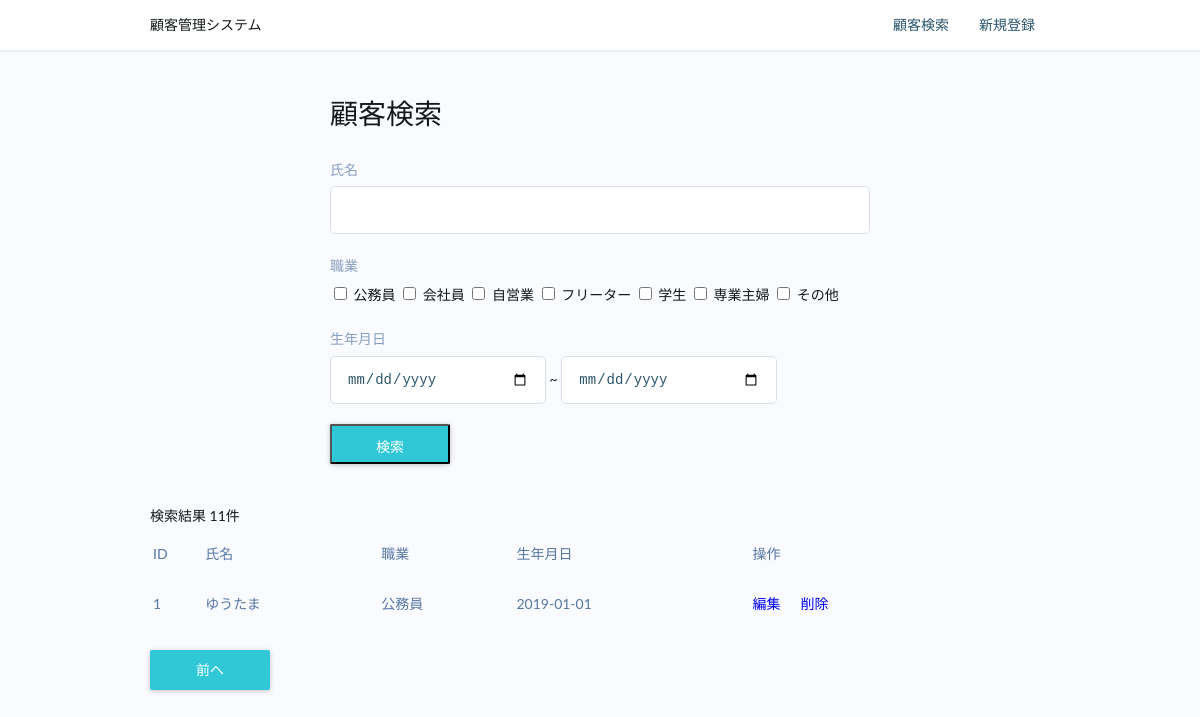
The app's page /paginate.php?page=3 with its own data.
### tables this page shows
CREATE TABLE occupation (
	id INTEGER NOT NULL AUTO_INCREMENT,
	name VARCHAR(20) NOT NULL,
	PRIMARY KEY (id),
	UNIQUE KEY name_index(name)	
);

CREATE TABLE customer (
	id INTEGER NOT NULL AUTO_INCREMENT,
	name VARCHAR(20) NOT NULL,
	introduction VARCHAR(200),
	occupation_id INTEGER NOT NULL,
	birthday DATE NOT NULL,
	created_at TIMESTAMP DEFAULT CURRENT_TIMESTAMP,
	updated_at TIMESTAMP DEFAULT CURRENT_TIMESTAMP,
	PRIMARY KEY (id),
	UNIQUE KEY name_index(name)	
);

### paginate.php (called while the page is built, shortened)
<?php
require 'model/OccupationLogic.php';
require 'model/CustomerLogic.php';
$occupationLogic = new OccupationLogic();
$occupation_master = $occupationLogic->getOccupationList();
$searchform = $_SESSION['searchform'];
$page = 1;
if (isset($_GET['page'])) {
	$page = $_GET['page'];
}
$limit = 5;
$offset = ($limit * ($page - 1));
$customerLogic = new CustomerLogic();
$count = $customerLogic->count(
		$searchform['name'],
		$searchform['occupations'],
		$searchform['from_birthday'],
		$searchform['to_birthday']
);
$customers = $customerLogic->search(
	$searchform['name'],
	$searchform['occupations'],
	$searchform['from_birthday'],
	$searchform['to_birthday'],
	$limit,
	$offset
);
$hasPrevious = ($page == 1) ? false : true;
include 'view/layout_view.php';

### model/OccupationLogic.php (called while the page is built, shortened)
<?php
class OccupationLogic {
	public function getOccupationList() {
		$occupations = null;
		try {
			$con = new PDO('mysql:host=localhost;dbname=cms;charset=utf8', 'root', 'root');
			$con->setAttribute(PDO::ATTR_ERRMODE, PDO::ERRMODE_EXCEPTION);
			$stmt = $con->prepare('SELECT * FROM occupation ORDER BY id ASC');
			$stmt->execute();
			$occupations = $stmt -> fetchAll(PDO::FETCH_ASSOC);
		} catch (PDOException $e) {
			die('データベースに接続できません：' . $e->getMessage());
		}
		return $occupations;
	}
}

### model/CustomerLogic.php (called while the page is built, shortened)
<?php
class CustomerLogic {
	public function count($name, $occupations, $from_birthday, $to_birthday) {
		$count = 0;
		try {
			$con = new PDO('mysql:host=localhost;dbname=cms;charset=utf8', 'root', 'root');
			$con->setAttribute(PDO::ATTR_ERRMODE, PDO::ERRMODE_EXCEPTION);
			$sql = "SELECT COUNT(id) as count FROM customer WHERE 1";
			$stmt = $con->prepare($sql);
			$stmt->execute();
			$count = $stmt -> fetch(PDO::FETCH_ASSOC);
		} catch (PDOException $e) {
			die('データベース接続できません：' . $e->getMessage());
		}
		return $count['count'];
	}
	public function search($name, $occupations, $from_birthday, $to_birthday, $limit, $offset) {
		$customers = array();
		try {
			$con = new PDO('mysql:host=localhost;dbname=cms;charset=utf8', 'root', 'root');
			$con->setAttribute(PDO::ATTR_ERRMODE, PDO::ERRMODE_EXCEPTION);
			$sql = "
				SELECT
					customer.id as customer_id,
					customer.name as customer_name,
					occupation.name as occupation_name,
					customer.birthday as customer_birthday
				FROM customer
				INNER JOIN occupation ON customer.occupation_id = occupation.id
				WHERE 1
			";
			$sql .= " ORDER BY customer.id DESC LIMIT :limit OFFSET :offset";
			$stmt = $con->prepare($sql);
			$stmt->bindParam(':limit', $limit, PDO::PARAM_INT);
			$stmt->bindParam(':offset', $offset, PDO::PARAM_INT);
			$stmt->execute();
			while ($customer = $stmt -> fetch(PDO::FETCH_ASSOC)) {
				$customers[] = $customer;
			}
		} catch (PDOException $e) {
			die('データベース接続できません：' . $e->getMessage());
		}
		return $customers;
	}
}

### view/search_view.php (the view, shortened to what this page needs)
<form class="form-wrapper search-box" action="search.php" method="post">
	<h1 class="heading">顧客検索</h1>
	<div class="form-item">
		<label class="form-label">氏名</label>
		<input type="text" name="name" value="<?php echo htmlspecialchars($searchform['name'], ENT_QUOTES, 'UTF-8') ?>">
	</div>
	<div class="form-item">
		<label class="form-label">職業</label>
		<?php foreach ($occupation_master as $occupation): ?>
			<label for="occupation-<?php echo htmlspecialchars($occupation['id'], ENT_QUOTES, 'UTF-8') ?>">
			<input type="checkbox" name="occupations[]" value="<?php echo htmlspecialchars($occupation['id'], ENT_QUOTES, 'UTF-8') ?>" id="occupation-<?php echo htmlspecialchars($occupation['id'], ENT_QUOTES, 'UTF-8') ?>" <?php if (in_array($occupation['id'], $searchform['occupations'])) echo 'checked' ?>>
			<?php echo htmlspecialchars($occupation['name'], ENT_QUOTES, 'UTF-8') ?>
			</label>
		<?php endforeach; ?>
	</div>
	<div class="form-item">
		<label class="form-label">生年月日</label>
		<input type="date" name="from_birthday" class="search-date" value="<?php echo htmlspecialchars($searchform['from_birthday'], ENT_QUOTES, 'UTF-8') ?>"> ~
		<input type="date" name="to_birthday" class="search-date" value="<?php echo htmlspecialchars($searchform['to_birthday'], ENT_QUOTES, 'UTF-8') ?>">
	</div>
	<input class="form-button" type="submit" value="検索">
</form>
<?php if (count($customers) > 0): ?>
<p>検索結果 <?php echo htmlspecialchars($count, ENT_QUOTES, 'UTF-8') ?>件</p>
<table class="search-result">
	<thead>
		<tr>
			<th>ID</th>
			<th>氏名</th>
			<th>職業</th>
			<th>生年月日</th>
			<th>操作</th>
		</tr>
	</thead>
	<tbody>
		<?php foreach ($customers as $customer): ?>
		<tr>
			<td><?php echo htmlspecialchars($customer['customer_id'], ENT_QUOTES, 'UTF-8') ?></td>
			<td><?php echo htmlspecialchars($customer['customer_name'], ENT_QUOTES, 'UTF-8') ?></td>
			<td><?php echo htmlspecialchars($customer['occupation_name'], ENT_QUOTES, 'UTF-8') ?></td>
			<td><?php echo htmlspecialchars($customer['customer_birthday'], ENT_QUOTES, 'UTF-8') ?></td>
			<td><a href="edit.php?id=<?php echo htmlspecialchars($customer['customer_id'], ENT_QUOTES, 'UTF-8') ?>">編集</a><a href="delete.php?id=<?php echo htmlspecialchars($customer['customer_id'], ENT_QUOTES, 'UTF-8') ?>">削除</a></td>
		</tr>
		<?php endforeach; ?>
	</tbody>
</table>
<div class="pagination clearfix">
	<?php if ($hasPrevious): ?>
		<a href="paginate.php?page=<?php echo $page - 1 ?>" class="form-button float-left">前へ</a>
	<?php endif; ?>
</div>
<?php endif; ?>

### css/style.css (style rules this page uses)
html, body, header, main, footer, ul, ol, li, h1, h2, h3, h4, h5, h6, p, div { margin: 0; padding: 0; }
a { text-decoration: none; }
*, *::before, *::after { box-sizing: border-box; }
.clearfix::after { content: ''; display: block; clear: both; }
h1, h2, h3, h4, h5, h6, th { font-weight: normal; }
body { font-family: Lato, "Hiragino Maru Gothic Pro", "Meiryo UI", Meiryo, "MS PGothic", sans-serif; background-color: #ffffff; color: #13191b; line-height: 1.7; font-size: 14px; }
.search-result { text-align: left; width: 100%; }
.search-result tr { border-bottom: 1px solid rgb(223, 228, 238); color: rgb(88, 118, 163); height: 48px; }
.form-wrapper { width: 60%; margin: 40px auto; }
.heading { margin-bottom: 20px; }
.form-label { color: rgba(88, 118, 163, 0.7); display: block; margin-bottom: 5px; }
.form-item { margin-bottom: 20px; }
input[type="text"], input[type="date"], textarea, select { width: 100%; height: 48px; padding: 16px; color: #2b546a; border: 1px solid #d9e0e7; border-radius: 5px; font-size: 14px; background-color: #ffffff; }
.search-box .search-date { width: 40%; }
.form-button { display: inline-block; text-align: center; width: 120px; height: 40px; line-height: 40px; background-color: rgb(48, 200, 214); color: #ffffff; font-size: 14px; cursor: pointer; border-radius: 2px; transition: all 450ms cubic-bezier(0.23, 1, 0.32, 1) 0ms; box-shadow: rgba(0, 0, 0, 0.12) 0px 1px 6px, rgba(0, 0, 0, 0.12) 0px 1px 4px; }
.search-result a { margin-right: 20px; }
.pagination { margin-top: 20px; }
.float-left { float: left; }

### records on screen
occupation: name "公務員"
occupation: name "会社員"
occupation: name "自営業"
occupation: name "フリーター"
occupation: name "学生"
occupation: name "専業主婦"
occupation: name "その他"
customer: id "1", name "ゆうたま", occupation.name "公務員", birthday "2019-01-01"

### other values on screen
$count "11"
